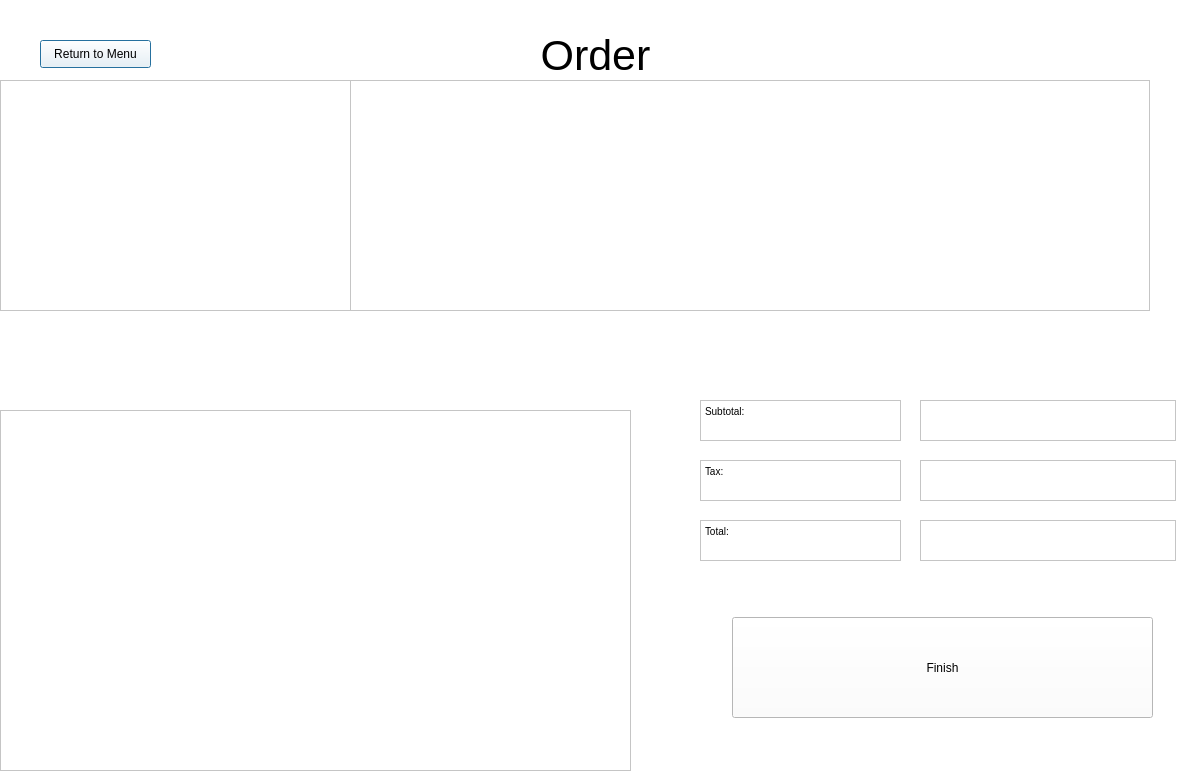
<?xml version="1.0" encoding="UTF-8"?>
<ui version="4.0">
 <class>Dialog</class>
 <widget class="QDialog" name="Dialog">
  <property name="geometry">
   <rect>
    <x>0</x>
    <y>0</y>
    <width>1200</width>
    <height>773</height>
   </rect>
  </property>
  <property name="windowTitle">
   <string>Dialog</string>
  </property>
  <widget class="QWidget" name="bgWidget" native="true">
   <property name="geometry">
    <rect>
     <x>0</x>
     <y>0</y>
     <width>1200</width>
     <height>800</height>
    </rect>
   </property>
   <property name="styleSheet">
    <string notr="true">background-color: rgb(255, 255, 255);</string>
   </property>
   <widget class="QLabel" name="locationLabel">
    <property name="geometry">
     <rect>
      <x>340</x>
      <y>20</y>
      <width>511</width>
      <height>71</height>
     </rect>
    </property>
    <property name="font">
     <font>
      <family>.AppleSystemUIFont</family>
      <pointsize>32</pointsize>
      <weight>50</weight>
      <italic>false</italic>
      <bold>false</bold>
     </font>
    </property>
    <property name="styleSheet">
     <string notr="true">font: 32pt &quot;.AppleSystemUIFont&quot;;</string>
    </property>
    <property name="text">
     <string>Order</string>
    </property>
    <property name="alignment">
     <set>Qt::AlignCenter</set>
    </property>
    <property name="wordWrap">
     <bool>true</bool>
    </property>
   </widget>
   <widget class="QListWidget" name="kitchensList">
    <property name="geometry">
     <rect>
      <x>0</x>
      <y>80</y>
      <width>351</width>
      <height>231</height>
     </rect>
    </property>
    <property name="font">
     <font>
      <family>.AppleSystemUIFont</family>
      <pointsize>32</pointsize>
      <weight>50</weight>
      <italic>false</italic>
      <bold>false</bold>
     </font>
    </property>
    <property name="styleSheet">
     <string notr="true">font: 32pt &quot;.AppleSystemUIFont&quot;;</string>
    </property>
   </widget>
   <widget class="QListWidget" name="menuList">
    <property name="geometry">
     <rect>
      <x>350</x>
      <y>80</y>
      <width>800</width>
      <height>231</height>
     </rect>
    </property>
    <property name="font">
     <font>
      <family>.AppleSystemUIFont</family>
      <pointsize>32</pointsize>
      <weight>50</weight>
      <italic>false</italic>
      <bold>false</bold>
     </font>
    </property>
    <property name="styleSheet">
     <string notr="true">font: 32pt &quot;.AppleSystemUIFont&quot;;</string>
    </property>
   </widget>
   <widget class="QPushButton" name="returnBTN">
    <property name="geometry">
     <rect>
      <x>40</x>
      <y>40</y>
      <width>111</width>
      <height>28</height>
     </rect>
    </property>
    <property name="text">
     <string>Return to Menu</string>
    </property>
   </widget>
   <widget class="QListWidget" name="orderList">
    <property name="geometry">
     <rect>
      <x>0</x>
      <y>410</y>
      <width>631</width>
      <height>361</height>
     </rect>
    </property>
    <property name="font">
     <font>
      <family>.AppleSystemUIFont</family>
      <pointsize>32</pointsize>
      <weight>50</weight>
      <italic>false</italic>
      <bold>false</bold>
     </font>
    </property>
    <property name="styleSheet">
     <string notr="true">font: 32pt &quot;.AppleSystemUIFont&quot;;</string>
    </property>
   </widget>
   <widget class="QPushButton" name="finishBTN">
    <property name="geometry">
     <rect>
      <x>732</x>
      <y>617</y>
      <width>421</width>
      <height>101</height>
     </rect>
    </property>
    <property name="text">
     <string>Finish</string>
    </property>
   </widget>
   <widget class="QTextBrowser" name="textBrowser">
    <property name="geometry">
     <rect>
      <x>700</x>
      <y>400</y>
      <width>201</width>
      <height>41</height>
     </rect>
    </property>
    <property name="html">
     <string>&lt;!DOCTYPE HTML PUBLIC &quot;-//W3C//DTD HTML 4.0//EN&quot; &quot;http://www.w3.org/TR/REC-html40/strict.dtd&quot;&gt;
&lt;html&gt;&lt;head&gt;&lt;meta name=&quot;qrichtext&quot; content=&quot;1&quot; /&gt;&lt;style type=&quot;text/css&quot;&gt;
p, li { white-space: pre-wrap; }
&lt;/style&gt;&lt;/head&gt;&lt;body style=&quot; font-family:'MS Shell Dlg 2'; font-size:7.8pt; font-weight:400; font-style:normal;&quot;&gt;
&lt;p style=&quot; margin-top:0px; margin-bottom:0px; margin-left:0px; margin-right:0px; -qt-block-indent:0; text-indent:0px;&quot;&gt;Subtotal:&lt;/p&gt;&lt;/body&gt;&lt;/html&gt;</string>
    </property>
   </widget>
   <widget class="QTextBrowser" name="textBrowser_2">
    <property name="geometry">
     <rect>
      <x>700</x>
      <y>460</y>
      <width>201</width>
      <height>41</height>
     </rect>
    </property>
    <property name="html">
     <string>&lt;!DOCTYPE HTML PUBLIC &quot;-//W3C//DTD HTML 4.0//EN&quot; &quot;http://www.w3.org/TR/REC-html40/strict.dtd&quot;&gt;
&lt;html&gt;&lt;head&gt;&lt;meta name=&quot;qrichtext&quot; content=&quot;1&quot; /&gt;&lt;style type=&quot;text/css&quot;&gt;
p, li { white-space: pre-wrap; }
&lt;/style&gt;&lt;/head&gt;&lt;body style=&quot; font-family:'MS Shell Dlg 2'; font-size:7.8pt; font-weight:400; font-style:normal;&quot;&gt;
&lt;p style=&quot; margin-top:0px; margin-bottom:0px; margin-left:0px; margin-right:0px; -qt-block-indent:0; text-indent:0px;&quot;&gt;Tax:&lt;/p&gt;&lt;/body&gt;&lt;/html&gt;</string>
    </property>
   </widget>
   <widget class="QTextBrowser" name="textBrowser_3">
    <property name="geometry">
     <rect>
      <x>700</x>
      <y>520</y>
      <width>201</width>
      <height>41</height>
     </rect>
    </property>
    <property name="html">
     <string>&lt;!DOCTYPE HTML PUBLIC &quot;-//W3C//DTD HTML 4.0//EN&quot; &quot;http://www.w3.org/TR/REC-html40/strict.dtd&quot;&gt;
&lt;html&gt;&lt;head&gt;&lt;meta name=&quot;qrichtext&quot; content=&quot;1&quot; /&gt;&lt;style type=&quot;text/css&quot;&gt;
p, li { white-space: pre-wrap; }
&lt;/style&gt;&lt;/head&gt;&lt;body style=&quot; font-family:'MS Shell Dlg 2'; font-size:7.8pt; font-weight:400; font-style:normal;&quot;&gt;
&lt;p style=&quot; margin-top:0px; margin-bottom:0px; margin-left:0px; margin-right:0px; -qt-block-indent:0; text-indent:0px;&quot;&gt;Total:&lt;/p&gt;&lt;/body&gt;&lt;/html&gt;</string>
    </property>
   </widget>
   <widget class="QTextBrowser" name="subtotalText">
    <property name="geometry">
     <rect>
      <x>920</x>
      <y>400</y>
      <width>256</width>
      <height>41</height>
     </rect>
    </property>
   </widget>
   <widget class="QTextBrowser" name="taxText">
    <property name="geometry">
     <rect>
      <x>920</x>
      <y>460</y>
      <width>256</width>
      <height>41</height>
     </rect>
    </property>
   </widget>
   <widget class="QTextBrowser" name="totalText">
    <property name="geometry">
     <rect>
      <x>920</x>
      <y>520</y>
      <width>256</width>
      <height>41</height>
     </rect>
    </property>
   </widget>
  </widget>
 </widget>
 <resources/>
 <connections/>
</ui>
